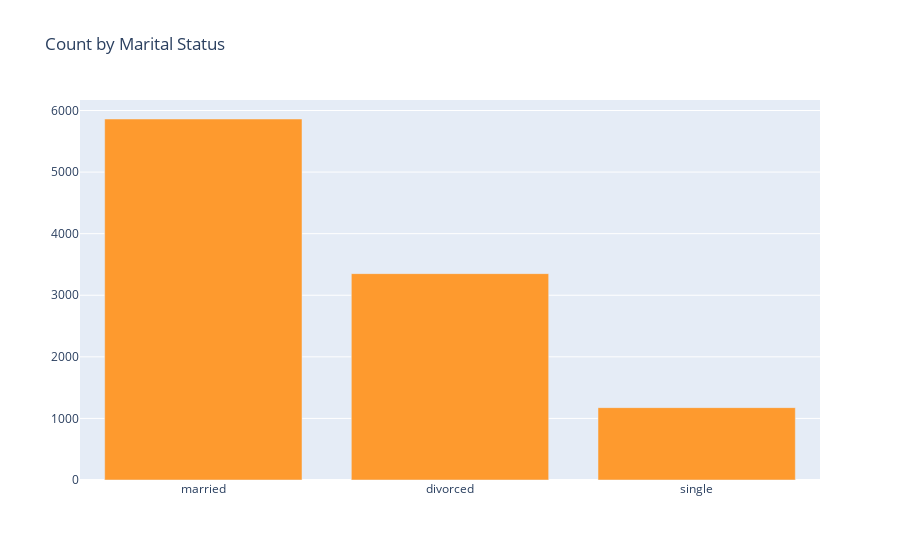

The notebook cell saved with this chart:
### Code cell
vals = bank_data['marital'].value_counts().tolist()
labels = ['married', 'divorced', 'single']

data = [go.Bar(
            x=labels,
            y=vals,
    marker=dict(
    color="#FE9A2E")
    )]

layout = go.Layout(
    title="Count by Marital Status",
)

fig = go.Figure(data=data, layout=layout)



iplot(fig, filename='basic-bar')

### Figure 1 — Plotly figure (JSON) as saved in the notebook; plotly's stock layout.template omitted (floating-point values rounded to 4 significant figures)
{"data": [{"marker": {"color": "#FE9A2E"}, "type": "bar", "x": ["married", "divorced", "single"], "y": [5862, 3351, 1175]}], "layout": {"title": {"text": "Count by Marital Status"}}}
